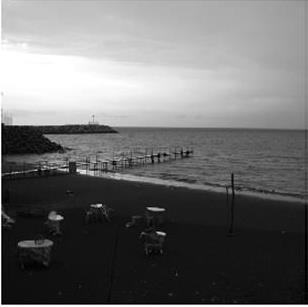
#> input picture Chapter_02/beach.jpg, 308 x 307 px
$ jupyter execute C02.ipynb
#> lines starting #> are read from the running program, lines starting #| are printed output that depends on the picture
[cell 1]
import cv2
import numpy as np
import matplotlib.pyplot as plt

[cell 2]
# Read the image in greyscale
img = np.array(cv2.imread("beach.jpg", cv2.IMREAD_GRAYSCALE), dtype=np.float64)
#> img: shape (307, 308) float64; min 0, max 255, mean 110.5
norm_img = cv2.normalize(src=img, dst=None, alpha=0.0, beta=1.0, norm_type=cv2.NORM_MINMAX)
completed = 1-norm_img
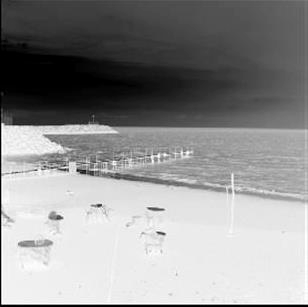
#> completed: shape (307, 308) float64; min 0, max 1, mean 0.567

fig, axes= plt.subplots(1, 2, figsize=(20, 8))

axes[0].imshow(norm_img, cmap='gray')
axes[0].set_title('orginal image')

axes[1].imshow(completed, cmap='gray')
axes[1].set_title('completed image')

# remove the x and y ticks
for ax in axes:
    ax.set_xticks([])
    ax.set_yticks([])

plt.show()
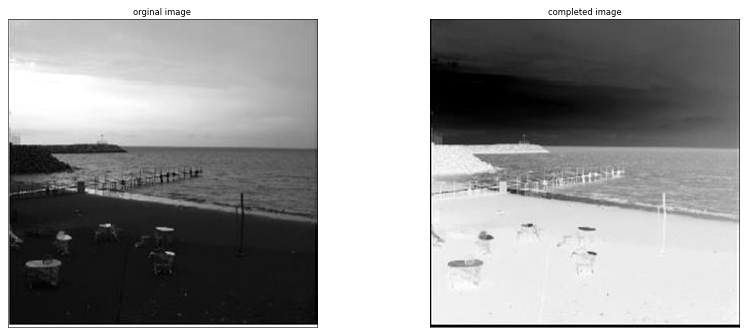
#> figure drawn by matplotlib, 2 panels
cv2.waitKey(0)
cv2.destroyAllWindows()

$ run again, with Chapter_02/bridge1.jpg copied over Chapter_02/beach.jpg
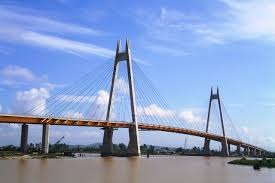
#> input picture Chapter_02/bridge1.jpg, 275 x 183 px
#> `completed = 1-norm_img`:
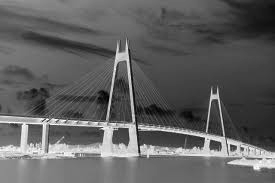
#> completed: shape (183, 275) float64; min 0, max 1, mean 0.378
#> `plt.show()`:
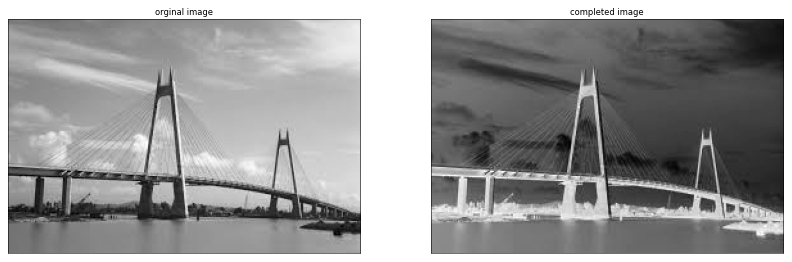
#> figure drawn by matplotlib, 2 panels

$ run again, with Chapter_02/flower.jpg copied over Chapter_02/beach.jpg
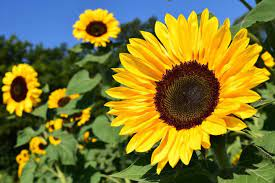
#> input picture Chapter_02/flower.jpg, 275 x 183 px
#> `completed = 1-norm_img`:
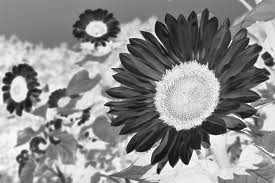
#> completed: shape (183, 275) float64; min 1.11e-16, max 1, mean 0.549
#> `plt.show()`:
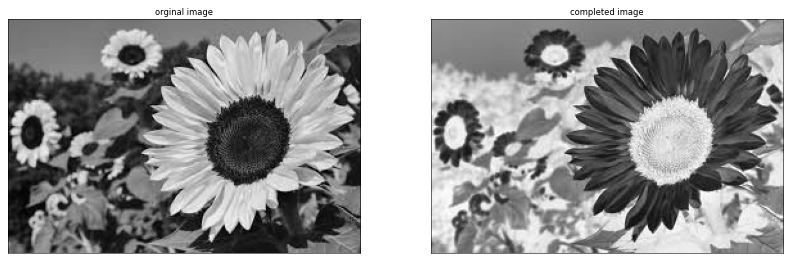
#> figure drawn by matplotlib, 2 panels
